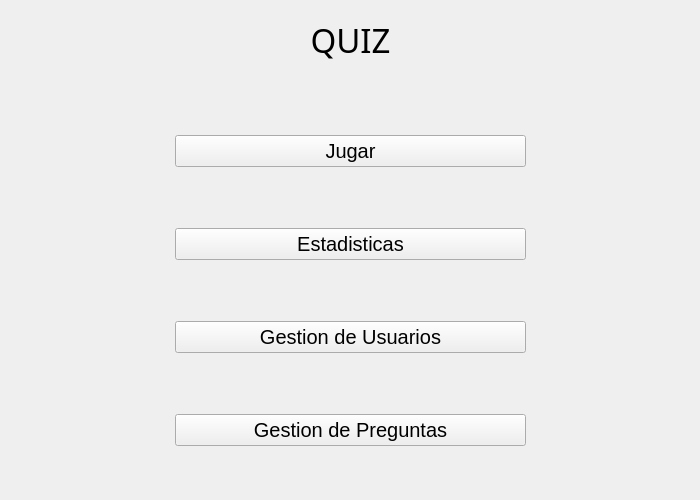
<?xml version="1.0" encoding="UTF-8"?>
<ui version="4.0">
 <class>menuMain</class>
 <widget class="QMainWindow" name="menuMain">
  <property name="geometry">
   <rect>
    <x>0</x>
    <y>0</y>
    <width>700</width>
    <height>500</height>
   </rect>
  </property>
  <property name="minimumSize">
   <size>
    <width>700</width>
    <height>500</height>
   </size>
  </property>
  <property name="maximumSize">
   <size>
    <width>700</width>
    <height>523</height>
   </size>
  </property>
  <property name="windowTitle">
   <string>MainWindow</string>
  </property>
  <widget class="QWidget" name="centralwidget">
   <property name="minimumSize">
    <size>
     <width>700</width>
     <height>500</height>
    </size>
   </property>
   <property name="maximumSize">
    <size>
     <width>700</width>
     <height>500</height>
    </size>
   </property>
   <widget class="QWidget" name="verticalLayoutWidget">
    <property name="geometry">
     <rect>
      <x>0</x>
      <y>0</y>
      <width>701</width>
      <height>80</height>
     </rect>
    </property>
    <layout class="QVBoxLayout" name="verticalLayout">
     <item>
      <widget class="QLabel" name="label">
       <property name="font">
        <font>
         <family>Noto Sans Sinhala Light</family>
         <pointsize>25</pointsize>
        </font>
       </property>
       <property name="text">
        <string>QUIZ</string>
       </property>
       <property name="alignment">
        <set>Qt::AlignmentFlag::AlignCenter</set>
       </property>
      </widget>
     </item>
    </layout>
   </widget>
   <widget class="QWidget" name="verticalLayoutWidget_2">
    <property name="geometry">
     <rect>
      <x>0</x>
      <y>80</y>
      <width>701</width>
      <height>421</height>
     </rect>
    </property>
    <layout class="QVBoxLayout" name="verticalLayout_2">
     <property name="leftMargin">
      <number>175</number>
     </property>
     <property name="rightMargin">
      <number>175</number>
     </property>
     <item>
      <widget class="QPushButton" name="botonJuego">
       <property name="font">
        <font>
         <pointsize>15</pointsize>
        </font>
       </property>
       <property name="text">
        <string>Jugar</string>
       </property>
      </widget>
     </item>
     <item>
      <widget class="QPushButton" name="botonEstadisticas">
       <property name="font">
        <font>
         <pointsize>15</pointsize>
        </font>
       </property>
       <property name="text">
        <string>Estadisticas</string>
       </property>
      </widget>
     </item>
     <item>
      <widget class="QPushButton" name="botonGestionUsuarios">
       <property name="font">
        <font>
         <pointsize>15</pointsize>
        </font>
       </property>
       <property name="text">
        <string>Gestion de Usuarios</string>
       </property>
      </widget>
     </item>
     <item>
      <widget class="QPushButton" name="botonGestionPreguntas">
       <property name="font">
        <font>
         <pointsize>15</pointsize>
        </font>
       </property>
       <property name="text">
        <string>Gestion de Preguntas</string>
       </property>
      </widget>
     </item>
    </layout>
   </widget>
  </widget>
 </widget>
 <resources/>
 <connections/>
</ui>
